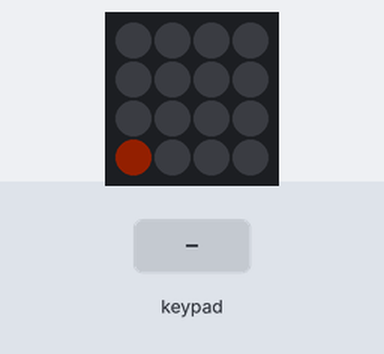
Bench run of a program on a simulated Raspberry Pi Pico running MicroPython. Shown: 4×4 RGB LED matrix. The test bench sets the inputs (shaded band). Dim RGB values are drawn brighter than linear; random numbers come from a fixed seed.

Above: at 2.26 s.
2.3 s: key '2' pressed
At 4.2 s:
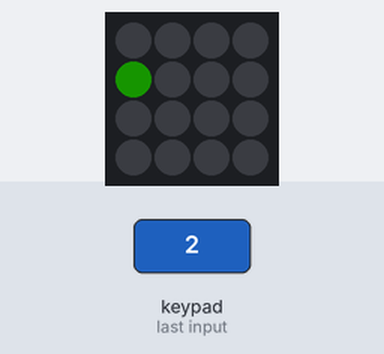
5.1 s: keypad keys 1 2 A pressed 0.4 s apart
At 8.7 s:
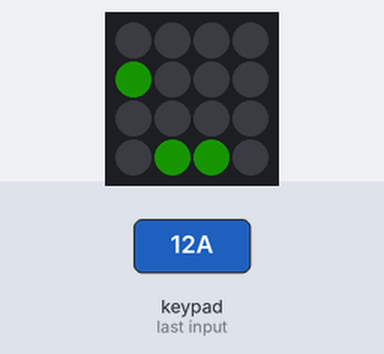
9.3 s: key '4' pressed
At 11.7 s:
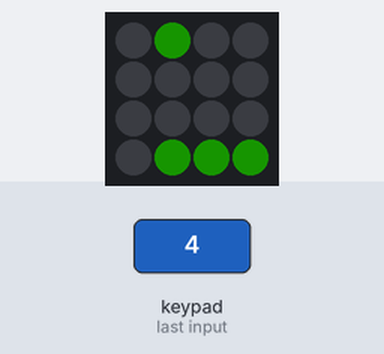
12.1 s: keypad keys 1 2 pressed 0.4 s apart
At 14.6 s:
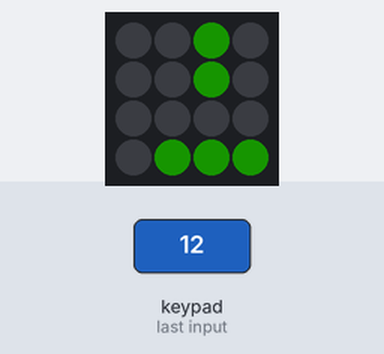
Timing chart, 0 to 15.9 s (numbered marks = the images above; inputs shaded):
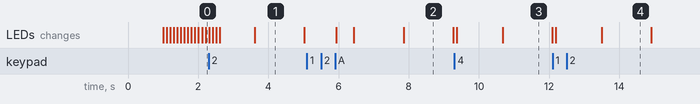

The program:

whac-a-mole.py
```python
import time
import picokeypad
import random


keypad = picokeypad.PicoKeypad()
keypad.set_brightness(0.1)

NUM_PADS = keypad.get_num_pads()


def level_color(key: int):
    return (0x10 * key, 0xf0 - 0x10 * key, 0x00)


def get_buttons(button_states: int) -> list[int]:
    button = 0
    buttons = []
    while button_states > 0:
        if button_states & 1 > 0:
            buttons.append(button)
        button += 1
        button_states >>= 1
    return buttons


for key in range(0, NUM_PADS):
    keypad.illuminate(key, *level_color(key))
keypad.update()

time.sleep(1)

while True:
    for key in range(0, NUM_PADS):
        for i in range(0, NUM_PADS):
            keypad.illuminate(i, 0x00, 0x00, 0x00)
        keypad.illuminate(key, *level_color(key))
        keypad.update()
        time.sleep(0.1)

    for key in range(0, NUM_PADS):  # lit all keys to theirs level/color
        keypad.illuminate(key, *level_color(key))
    keypad.update()

    last_button_states = 0
    while True:
        button_states = keypad.get_button_states()
        if last_button_states != button_states:  # buttons has changed
            last_button_states = button_states
            if button_states > 0:
                buttons = get_buttons(button_states)
                if len(buttons) == 1:
                    level = buttons[0]
                    break
        time.sleep(0.1)

    for i in range(0, NUM_PADS):
        keypad.illuminate(i, *level_color(level))
    keypad.update()

    time.sleep(1)

    for i in range(0, NUM_PADS):
        keypad.illuminate(i, 0, 0, 0)
    keypad.update()
    keys = set(range(0, NUM_PADS))

    i = 0
    while len(keys) > 0:
        button_states = keypad.get_button_states()

        for button in get_buttons(button_states):
            keypad.illuminate(button, 0, 0, 0)
            keys.add(button)

        if i % (16 - level) == 0:
            key = random.choice(list(keys))
            keys.remove(key)
            keypad.illuminate(key, *level_color(level))

        keypad.update()
        time.sleep(0.1)
        i += 1

    for key in [0, 3, 5, 6, 9, 10, 12, 15]:  # red X sign
        keypad.illuminate(key, 0xff, 0, 0)
    for key in [1, 2, 4, 7, 8, 11, 13, 14]:
        keypad.illuminate(key, 0, 0, 0)
    keypad.update()
    time.sleep(2)

    while True:
        if keypad.get_button_states() != 0:
            break
        time.sleep(0.1)
```
